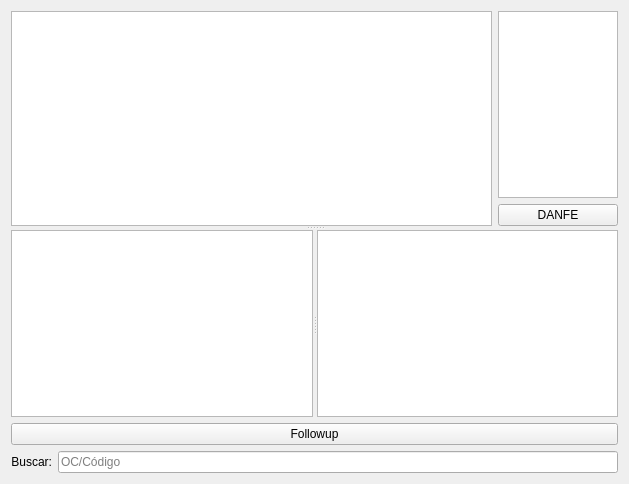
<?xml version="1.0" encoding="UTF-8"?>
<ui version="4.0">
 <class>WidgetCompraHistorico</class>
 <widget class="QWidget" name="WidgetCompraHistorico">
  <property name="geometry">
   <rect>
    <x>0</x>
    <y>0</y>
    <width>629</width>
    <height>484</height>
   </rect>
  </property>
  <property name="windowTitle">
   <string>Form</string>
  </property>
  <layout class="QGridLayout" name="gridLayout_2">
   <item row="0" column="0" colspan="2">
    <widget class="QSplitter" name="splitter_2">
     <property name="orientation">
      <enum>Qt::Vertical</enum>
     </property>
     <widget class="QWidget" name="layoutWidget">
      <layout class="QGridLayout" name="gridLayout">
       <item row="1" column="0" rowspan="2">
        <widget class="TableView" name="tablePedidos">
         <property name="mouseTracking">
          <bool>true</bool>
         </property>
         <property name="editTriggers">
          <set>QAbstractItemView::NoEditTriggers</set>
         </property>
         <property name="selectionMode">
          <enum>QAbstractItemView::SingleSelection</enum>
         </property>
         <property name="selectionBehavior">
          <enum>QAbstractItemView::SelectRows</enum>
         </property>
        </widget>
       </item>
       <item row="1" column="1">
        <widget class="TableView" name="tableNFe">
         <property name="sizePolicy">
          <sizepolicy hsizetype="Fixed" vsizetype="Expanding">
           <horstretch>0</horstretch>
           <verstretch>0</verstretch>
          </sizepolicy>
         </property>
         <property name="maximumSize">
          <size>
           <width>120</width>
           <height>16777215</height>
          </size>
         </property>
         <property name="mouseTracking">
          <bool>true</bool>
         </property>
         <property name="editTriggers">
          <set>QAbstractItemView::NoEditTriggers</set>
         </property>
         <property name="selectionMode">
          <enum>QAbstractItemView::SingleSelection</enum>
         </property>
         <property name="selectionBehavior">
          <enum>QAbstractItemView::SelectRows</enum>
         </property>
        </widget>
       </item>
       <item row="2" column="1">
        <widget class="QPushButton" name="pushButtonDanfe">
         <property name="text">
          <string>DANFE</string>
         </property>
        </widget>
       </item>
      </layout>
     </widget>
     <widget class="QSplitter" name="splitter">
      <property name="orientation">
       <enum>Qt::Horizontal</enum>
      </property>
      <widget class="TreeView" name="treeView">
       <property name="sortingEnabled">
        <bool>true</bool>
       </property>
      </widget>
      <widget class="TableView" name="tableFinanceiro"/>
     </widget>
    </widget>
   </item>
   <item row="1" column="0" colspan="2">
    <widget class="QPushButton" name="pushButtonFollowup">
     <property name="text">
      <string>Followup</string>
     </property>
    </widget>
   </item>
   <item row="2" column="0">
    <widget class="QLabel" name="label_2">
     <property name="enabled">
      <bool>true</bool>
     </property>
     <property name="text">
      <string>Buscar:</string>
     </property>
     <property name="alignment">
      <set>Qt::AlignRight|Qt::AlignTrailing|Qt::AlignVCenter</set>
     </property>
    </widget>
   </item>
   <item row="2" column="1">
    <widget class="LineEdit" name="lineEditBusca">
     <property name="enabled">
      <bool>true</bool>
     </property>
     <property name="placeholderText">
      <string>OC/Código</string>
     </property>
    </widget>
   </item>
  </layout>
 </widget>
 <customwidgets>
  <customwidget>
   <class>TableView</class>
   <extends>QTableView</extends>
   <header>src/tableview.h</header>
  </customwidget>
  <customwidget>
   <class>LineEdit</class>
   <extends>QLineEdit</extends>
   <header>src/lineedit.h</header>
  </customwidget>
  <customwidget>
   <class>TreeView</class>
   <extends>QTreeView</extends>
   <header>src/treeview.h</header>
  </customwidget>
 </customwidgets>
 <tabstops>
  <tabstop>tablePedidos</tabstop>
  <tabstop>tableNFe</tabstop>
  <tabstop>pushButtonDanfe</tabstop>
  <tabstop>treeView</tabstop>
  <tabstop>pushButtonFollowup</tabstop>
  <tabstop>lineEditBusca</tabstop>
 </tabstops>
 <resources/>
 <connections/>
</ui>
